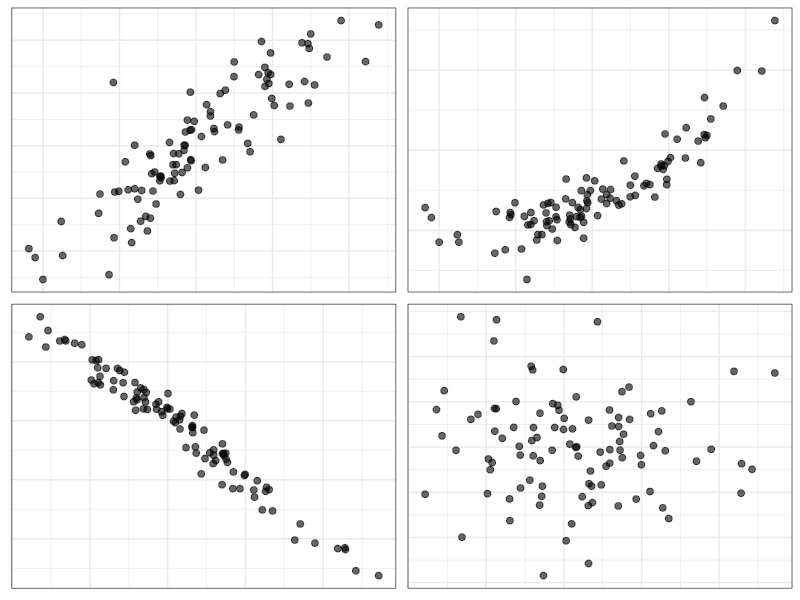
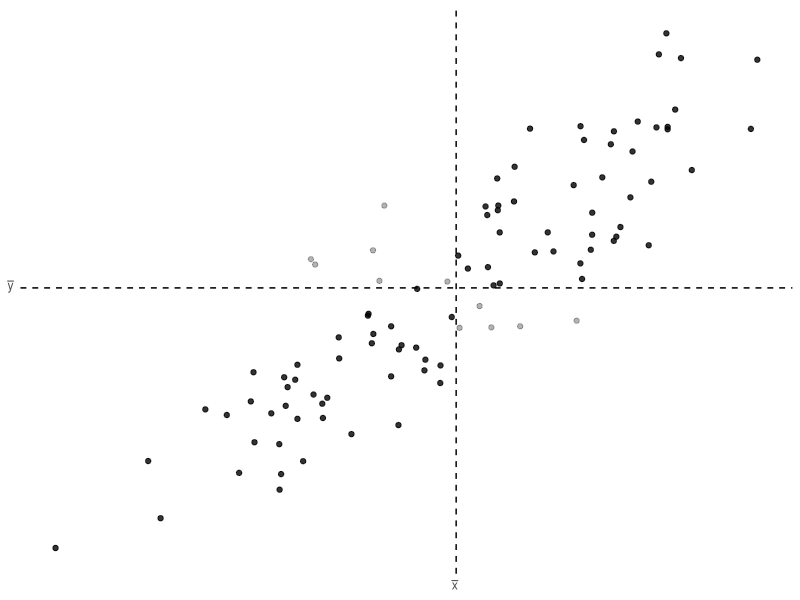
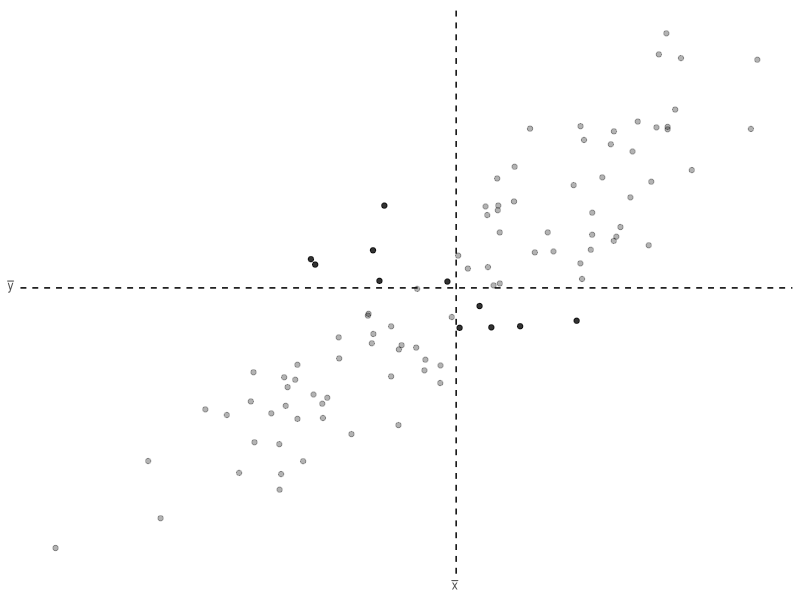
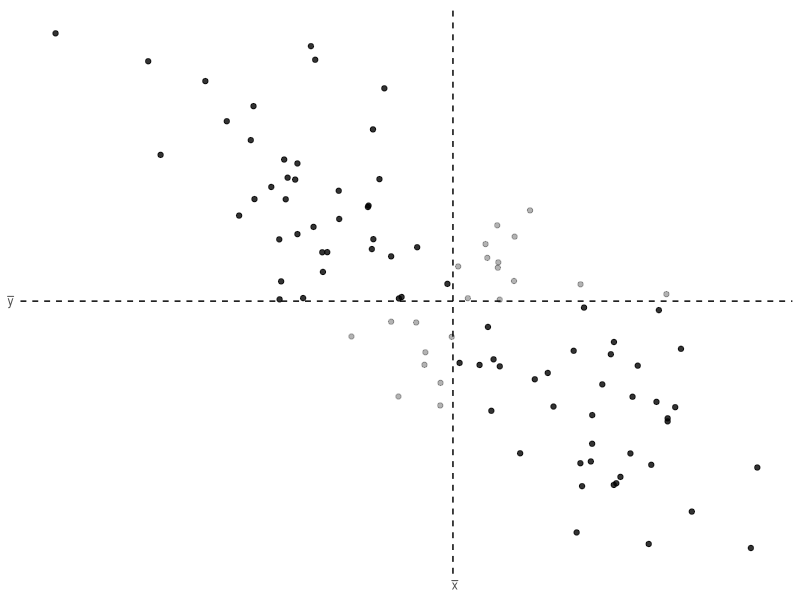
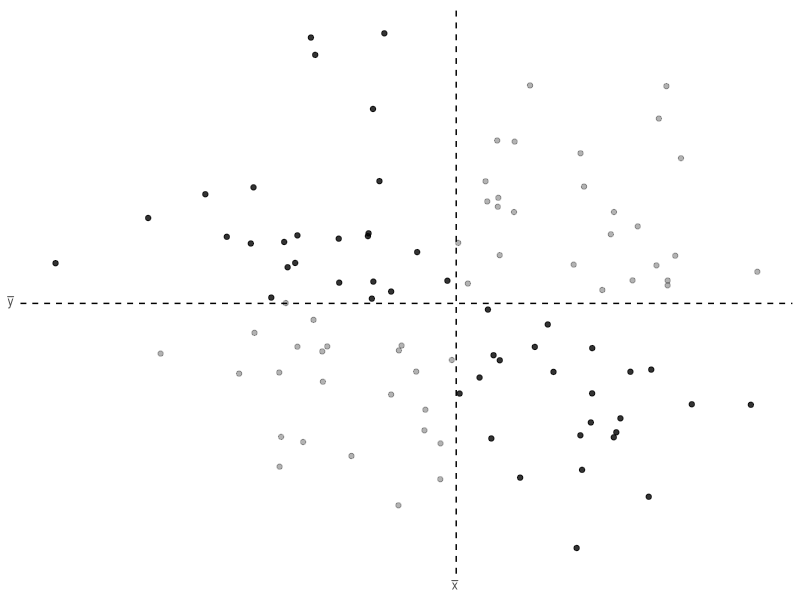
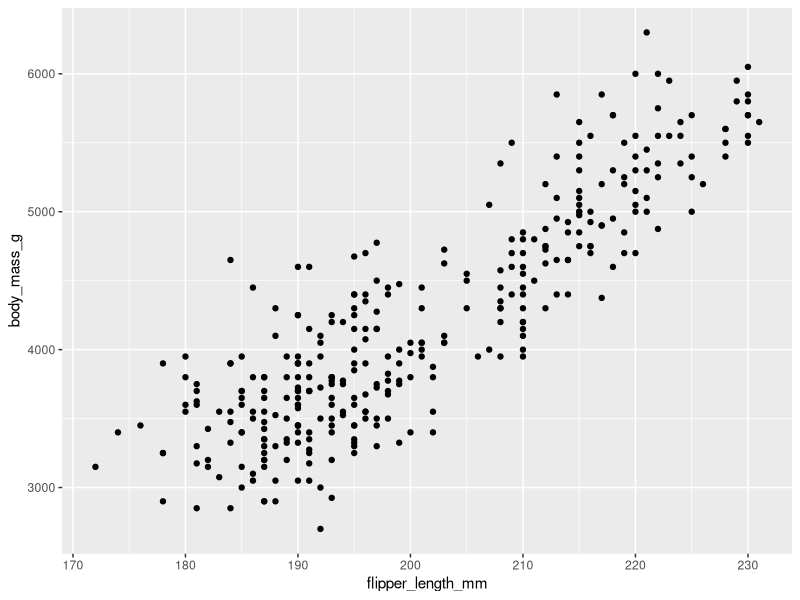
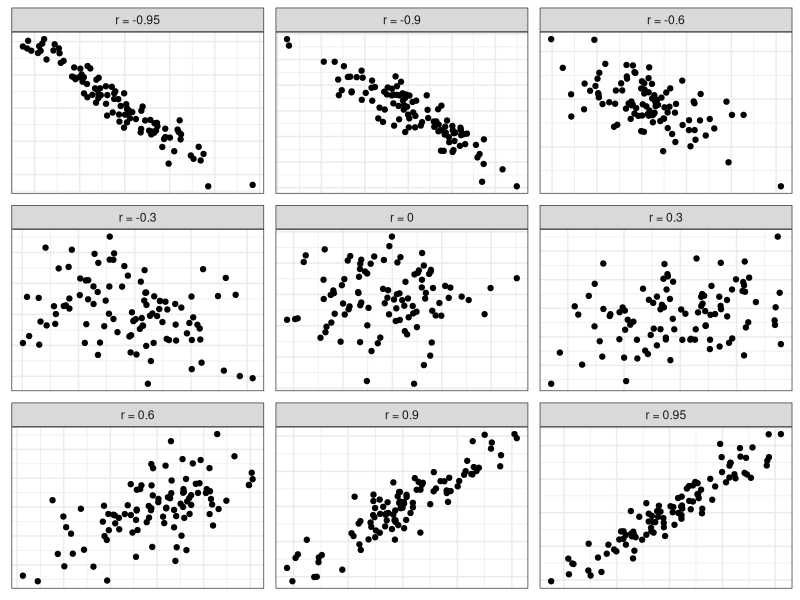

The R source for these figures, in order:
## ---- chunk 1
library(tidyverse)
library(palmerpenguins)
penguins = na.omit(penguins)
#data(package = 'palmerpenguins')
knitr::opts_chunk$set(echo = TRUE, comment = "")
knitr::opts_chunk$set(fig.dim=c(4.8, 4.5), fig.retina=2, out.width="100%")

vacc_years_to_use <- c(2012,2021)
## ---- chunk 2

## ---- chunk 3
set.seed(5)
x1 <- rnorm(100)
y1 <- x1 + rnorm(100, sd=0.5)
y1[13] <- 1.2
x2 <- x1
y2 <- (x2+2.5)^3 + rnorm(100, sd=10)
set.seed(7)
x3 <- rnorm(100)
y3 <- -x3 + rnorm(100, sd=0.2)
set.seed(13)
x4 <- rnorm(100)
y4 <- rnorm(100)
d <- data.frame(x=c(x1, x2, x3, x3), y=c(y1,y2,y3,y4), g=rep(1:4, each=100))
ggplot(d, aes(x=x, y=y)) + geom_point(alpha=0.6, size=2) + facet_wrap(~g, ncol=2, scales='free') +
  theme_bw() +
  theme(axis.title=element_blank(),
        axis.text=element_blank(),
        axis.ticks=element_blank(),
        strip.background = element_blank(),
        strip.text = element_blank()
        )
## ---- chunk 4
set.seed(3)
x <- rnorm(100, 0, 5)
y <- x + rnorm(100, 0, 2)

dat <- data.frame(x, y)

ggplot(dat) +
  geom_point(mapping=aes(x=x, y=y, alpha=(x - mean(x))*(y - mean(y)) > 0)) +
  geom_hline(yintercept=mean(dat$x), linetype='dashed') +
  geom_vline(xintercept=mean(dat$y), linetype='dashed') +
  scale_x_continuous(breaks=mean(dat$x), labels=expression(bar(x))) +
  scale_y_continuous(breaks=mean(dat$y), labels=expression(bar(y))) +
  theme_minimal() +
  theme(axis.ticks=element_blank(),
        panel.grid=element_blank()) +
  scale_alpha_manual(values=c(0.3,0.8), guide='none') +
  labs(x=NULL, y=NULL)
## ---- chunk 5
set.seed(3)
x <- rnorm(100, 0, 5)
y <- x + rnorm(100, 0, 2)

dat <- data.frame(x, y)

ggplot(dat) +
  geom_point(mapping=aes(x=x, y=y, alpha=(x - mean(x))*(y - mean(y)) < 0)) +
  geom_hline(yintercept=mean(dat$x), linetype='dashed') +
  geom_vline(xintercept=mean(dat$y), linetype='dashed') +
  scale_x_continuous(breaks=mean(dat$x), labels=expression(bar(x))) +
  scale_y_continuous(breaks=mean(dat$y), labels=expression(bar(y))) +
  theme_minimal() +
  theme(axis.ticks=element_blank(),
        panel.grid=element_blank()) +
  scale_alpha_manual(values=c(0.3,0.8), guide='none') +
  labs(x=NULL, y=NULL)
## ---- chunk 6
set.seed(3)
x <- rnorm(100, 0, 5)
y <- -x + rnorm(100, 0, 3)

dat_neg <- data.frame(x, y)

ggplot(dat_neg) +
  geom_point(mapping=aes(x=x, y=y, alpha=(x - mean(x))*(y - mean(y)) < 0)) +
  geom_hline(yintercept=mean(dat_neg$x), linetype='dashed') +
  geom_vline(xintercept=mean(dat_neg$y), linetype='dashed') +
  scale_x_continuous(breaks=mean(dat_neg$x), labels=expression(bar(x))) +
  scale_y_continuous(breaks=mean(dat_neg$y), labels=expression(bar(y))) +
  theme_minimal() +
  theme(axis.ticks=element_blank(),
        panel.grid=element_blank()) +
  scale_alpha_manual(values=c(0.3,0.8), guide='none') +
  labs(x=NULL, y=NULL)
## ---- chunk 7
set.seed(3)
x <- rnorm(100, 0, 5)
y <- rnorm(100, 0, 5)

dat <- data.frame(x, y)

ggplot(dat) +
  geom_point(mapping=aes(x=x, y=y, alpha=(x - mean(x))*(y - mean(y)) < 0)) +
  geom_hline(yintercept=mean(dat$x), linetype='dashed') +
  geom_vline(xintercept=mean(dat$y), linetype='dashed') +
  scale_x_continuous(breaks=mean(dat$x), labels=expression(bar(x))) +
  scale_y_continuous(breaks=mean(dat$y), labels=expression(bar(y))) +
  theme_minimal() +
  theme(axis.ticks=element_blank(),
        panel.grid=element_blank()) +
  scale_alpha_manual(values=c(0.3,0.8), guide='none') +
  labs(x=NULL, y=NULL)
## ---- chunk 8
summarise(penguins,
          cov = cov(
            flipper_length_mm,
            body_mass_g
          ),
          r = cor(
            flipper_length_mm,
            body_mass_g
          )
        )
## ---- chunk 9
ggplot(data = penguins) +
  geom_point(
    mapping = aes(
      x = flipper_length_mm,
      y = body_mass_g
      )
    )
## ---- chunk 10
library(mvtnorm)
library(tidyverse)
rho <- data.frame(rho = c(0.95, 0.9, 0.6, 0.3, 0, -0.3, -0.6, -0.9, -0.95))
mu <-c(0,0)
rcorr <- function(rho, n) {
  dat <- rmvnorm(n, sigma = matrix(c(1, rho, rho, 1),2))
  while (abs(cor(dat[,1], dat[,2])-rho) > 0.01) {
    dat <- rmvnorm(n, sigma = matrix(c(1, rho, rho, 1),2))
  }
  data.frame(x = dat[,1], y = dat[,2])
}
dat <- rho |> mutate(data = map(rho, rcorr, n=100)) |>
  unnest(data)

ggplot(dat) +
  geom_point(aes(x=x, y=y)) +
  facet_wrap(~rho, scales='free', labeller = function(x) { lapply(x, function(x) { paste0('r = ', x) }) }) +
  theme_bw() +
  theme(axis.title = element_blank(),
        axis.text = element_blank(),
        axis.ticks = element_blank())
